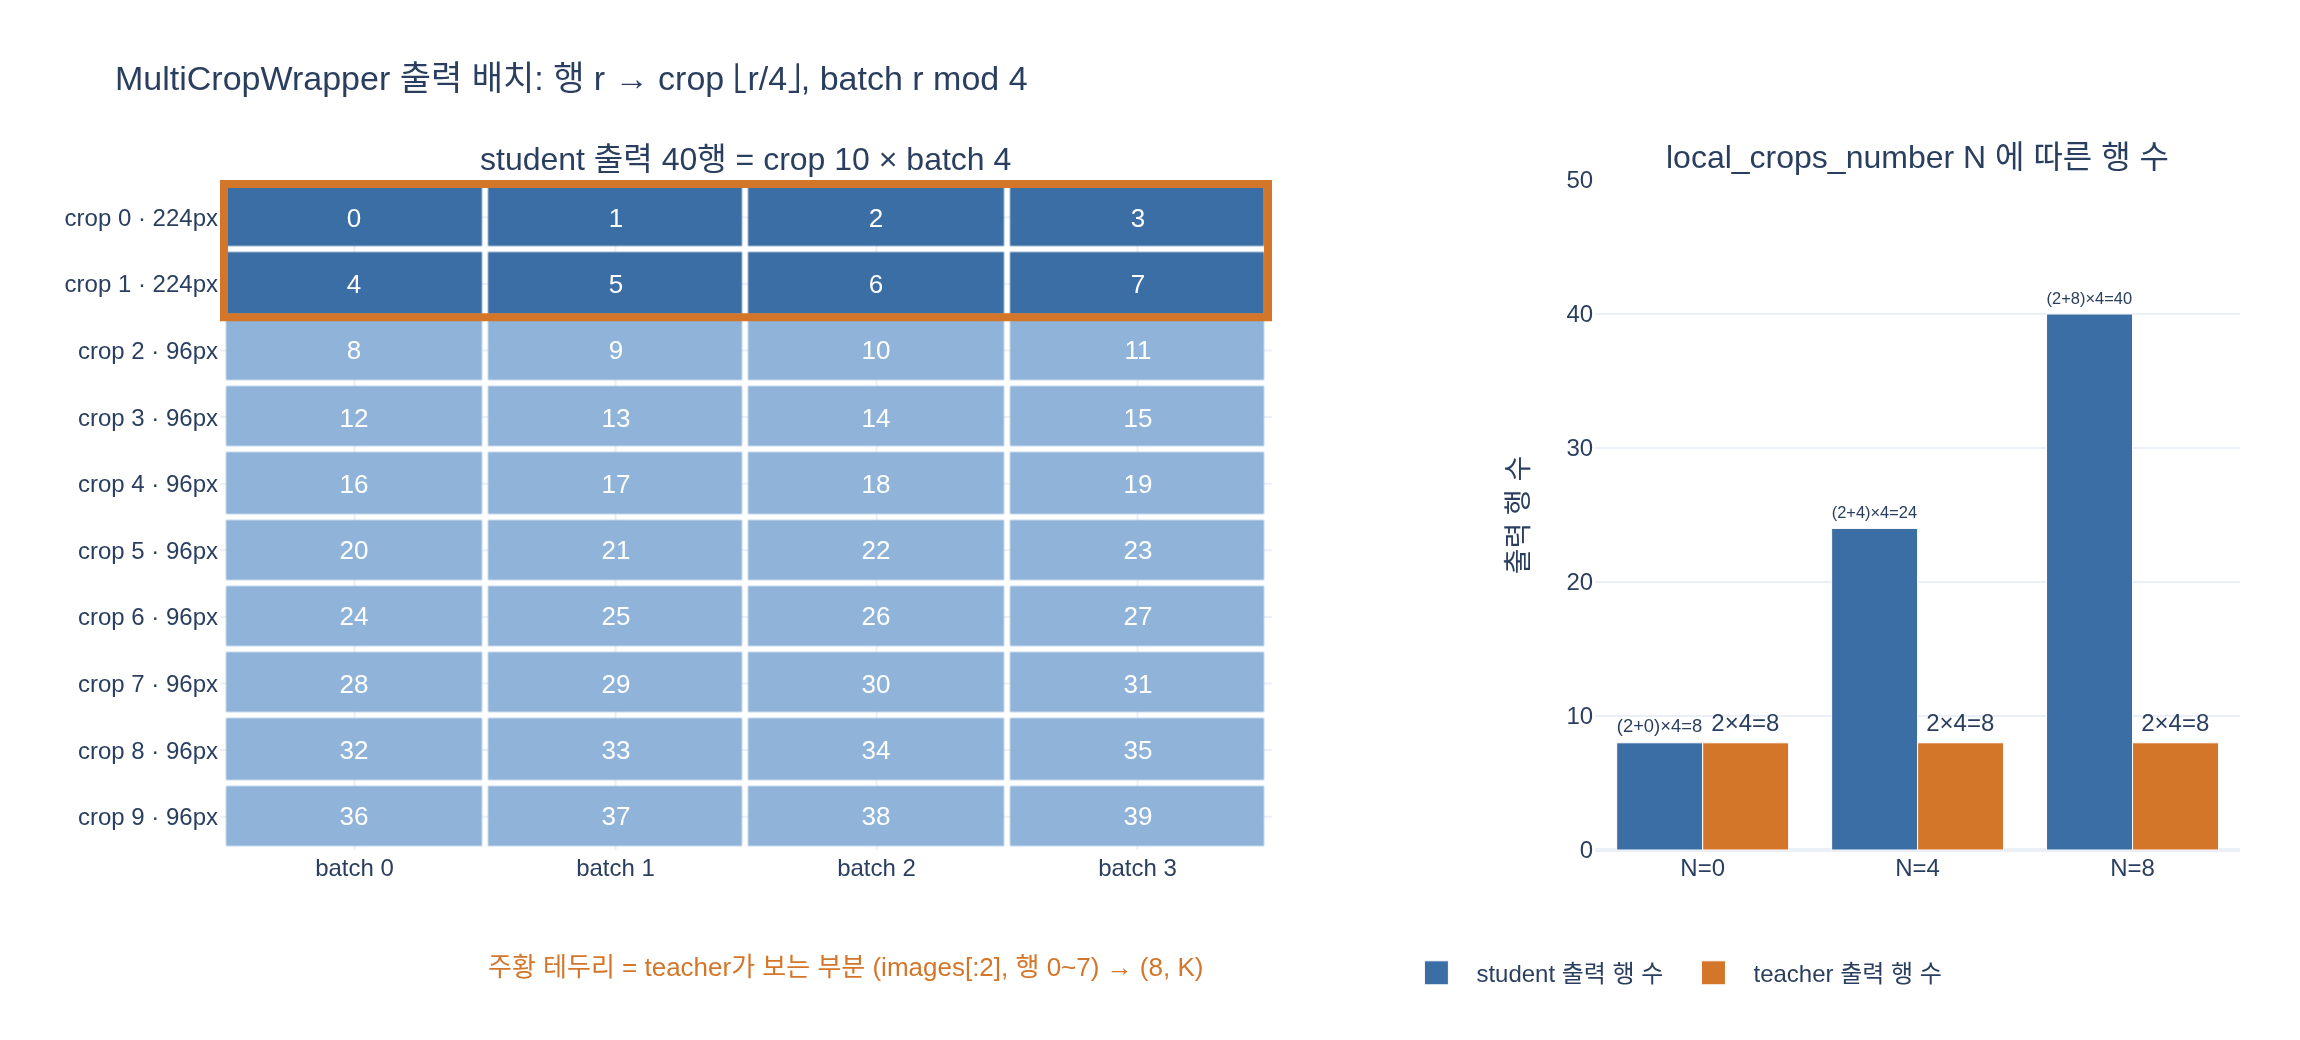

Here is the Python script that generated this plot:
# %% [markdown]
# # batch=4, global 2 + local 8 → student 출력은 왜 $(40, K)$ 인가
#
# DINO의 `MultiCropWrapper` 는 crop 리스트를 받아 **한 개의 텐서**를 돌려준다.
#
# $$
# \text{student}\big([\,x^{(0)},\dots,x^{(9)}\,]\big)\ \in\ \mathbb{R}^{(2+N)B \times K},
# \qquad B=4,\ N=8,\ (2+8)\times 4 = 40
# $$
#
# teacher는 `images[:2]` (global crop 2개)만 통과시키므로
#
# $$
# \text{teacher}\big([\,x^{(0)},x^{(1)}\,]\big)\ \in\ \mathbb{R}^{2B \times K} = \mathbb{R}^{8 \times K}
# $$
#
# 이 노트북은 실제 `MultiCropWrapper(vit_tiny(), DINOHead(192, 64))` 를 돌려
# $(40,64)$ / $(8,64)$ 를 실측하고, 그 **40행이 어떤 (crop, 배치) 순서로 쌓이는지**까지 확인한다.

# %%
# 필요 패키지: torch(2.4), plotly(6.9), kaleido, numpy
# facebookresearch/dino 체크아웃 경로가 필요하다 (utils.py, vision_transformer.py).
import os
import sys

import torch
import torch.nn as nn

DINO_ROOT = "/home/sungwoo/projects/swcho/dino"
sys.path.insert(0, DINO_ROOT)

import utils                      # noqa: E402  MultiCropWrapper
import vision_transformer as vits  # noqa: E402  vit_tiny, DINOHead

HERE = os.path.dirname(os.path.abspath(__file__)) if "__file__" in globals() else os.getcwd()
torch.manual_seed(0)


def _show(fig):
    try:
        from IPython import get_ipython
        if get_ipython() is not None:  # VSCode 셀/Jupyter에서만 렌더링
            fig.show()
    except ImportError:
        pass


print("torch", torch.__version__)
# 출력: torch 2.4.0+cu121

# %% [markdown]
# ## 1. 입력: crop 리스트는 텐서 1개가 아니라 **리스트**다
#
# `DataAugmentationDINO` 는 이미지 1장당 crop $2+N$ 개를 만들고, DataLoader가 이를 배치로 묶는다.
# 그래서 모델이 받는 것은 길이 $2+N$ 인 리스트이고, **각 원소가 배치 텐서**다.
#
# $$
# x^{(v)} \in \mathbb{R}^{B \times 3 \times H_v \times W_v},\qquad
# H_v = 224\ (v<2),\quad H_v = 96\ (v\ge 2)
# $$

# %%
B = 4                  # batch_size_per_gpu
N_LOCAL = 8            # local_crops_number
K = 64                 # out_dim (원래 DINO 기본값은 65536)

images = [torch.randn(B, 3, 224, 224) for _ in range(2)] \
       + [torch.randn(B, 3, 96, 96) for _ in range(N_LOCAL)]

print("len(images)      :", len(images))
print("해상도 리스트     :", [im.shape[-1] for im in images])
print("각 원소 shape    :", [tuple(im.shape) for im in images[:3]], "...")
print("총 이미지 장수    :", sum(im.shape[0] for im in images))
# 출력: len(images)      : 10
# 출력: 해상도 리스트     : [224, 224, 96, 96, 96, 96, 96, 96, 96, 96]
# 출력: 각 원소 shape    : [(4, 3, 224, 224), (4, 3, 224, 224), (4, 3, 96, 96)] ...
# 출력: 총 이미지 장수    : 40

# %% [markdown]
# ## 2. 실제 `MultiCropWrapper` 로 실측
#
# `vit_tiny` 의 `embed_dim = 192` 이므로 head는 `DINOHead(192, K)`.
# forward pre-hook을 걸어 **backbone이 몇 번 호출되는지**도 같이 본다.

# %%
def build(K=K):
    return utils.MultiCropWrapper(
        vits.vit_tiny(patch_size=16),
        vits.DINOHead(192, K, use_bn=False, norm_last_layer=True),
    )


student = build().eval()
teacher = build().eval()

calls = []
h = student.backbone.register_forward_pre_hook(lambda m, inp: calls.append(tuple(inp[0].shape)))
with torch.no_grad():
    s_out = student(images)          # crop 10개 전부
    t_out = teacher(images[:2])      # global 2개만
h.remove()

print("backbone 호출 횟수 :", len(calls))
for c in calls:
    print("   ", c)
print("student 출력 shape :", tuple(s_out.shape))
print("teacher 출력 shape :", tuple(t_out.shape))
print(f"검산: (2+{N_LOCAL}) x {B} = {(2 + N_LOCAL) * B}")
# 출력: backbone 호출 횟수 : 2
# 출력:     (8, 3, 224, 224)
# 출력:     (32, 3, 96, 96)
# 출력: student 출력 shape : (40, 64)
# 출력: teacher 출력 shape : (8, 64)
# 출력: 검산: (2+8) x 4 = 40

# %% [markdown]
# crop 10개인데 backbone은 **2번**만 돈다. `MultiCropWrapper.forward` 가
#
# ```python
# idx_crops = torch.cumsum(torch.unique_consecutive(
#     torch.tensor([inp.shape[-1] for inp in x]), return_counts=True)[1], 0)
# ```
#
# 로 해상도가 같은 연속 구간을 묶기 때문이다:
# `[224,224,96,...,96]` → counts `[2,8]` → cumsum `[2,10]` → `cat(x[0:2])`, `cat(x[2:10])`.
# 특징을 concat한 뒤 **head는 마지막에 한 번만** 통과한다 (그래서 출력이 40행 한 덩어리).

# %%
# 그룹핑 로직만 떼어내 재현
sizes = torch.tensor([im.shape[-1] for im in images])
vals, counts = torch.unique_consecutive(sizes, return_counts=True)
idx_crops = torch.cumsum(counts, 0)
print("해상도 그룹 :", vals.tolist(), " counts :", counts.tolist())
print("idx_crops   :", idx_crops.tolist())
start = 0
for end in idx_crops.tolist():
    print(f"   cat(x[{start}:{end}]) -> {tuple(torch.cat(images[start:end]).shape)}")
    start = end
# 출력: 해상도 그룹 : [224, 96]  counts : [2, 8]
# 출력: idx_crops   : [2, 10]
# 출력:    cat(x[0:2]) -> (8, 3, 224, 224)
# 출력:    cat(x[2:10]) -> (32, 3, 96, 96)

# %% [markdown]
# ## 3. 40행의 순서: 행 $r$ → crop $\lfloor r/B \rfloor$, 배치 $r \bmod B$
#
# `torch.cat` 은 순서를 보존하므로 **crop-major, batch-minor** 로 쌓인다.
#
# $$
# \text{row}(v, i) = v \cdot B + i,\qquad v \in [0, 2+N),\ i \in [0, B)
# $$
#
# ViT 대신 **입력에 (crop, 배치) 마커를 새기고 그것을 그대로 읽어내는 stub backbone** 을 써서
# 직접 확인한다. 각 crop의 각 배치 원소를 상수 $v \cdot 100 + i$ 로 채운다.

# %%
class MarkerBackbone(nn.Module):
    """입력 픽셀 상수값(= crop*100 + batch)을 그대로 1차원 특징으로 돌려준다."""
    def forward(self, x):                  # x: (n, 3, H, W)
        return x.mean(dim=(1, 2, 3), keepdim=False).unsqueeze(1)  # (n, 1)


marked = []
for v in range(2 + N_LOCAL):
    hw = 224 if v < 2 else 96
    t = torch.stack([torch.full((3, hw, hw), float(v * 100 + i)) for i in range(B)])
    marked.append(t)

probe = utils.MultiCropWrapper(MarkerBackbone(), nn.Identity())
with torch.no_grad():
    tag = probe(marked).squeeze(1)         # (40,)

print("tag[:12] :", tag[:12].long().tolist())
ok = all(int(tag[r].item()) == (r // B) * 100 + (r % B) for r in range(40))
print("행 r -> (crop=r//B, batch=r%B) 규칙 성립 :", ok)
print("행 0,1,2,3 -> crop0의 배치0~3 / 행 4~7 -> crop1 / 행 8~11 -> crop2(local 첫 번째)")
# 출력: tag[:12] : [0, 1, 2, 3, 100, 101, 102, 103, 200, 201, 202, 203]
# 출력: 행 r -> (crop=r//B, batch=r%B) 규칙 성립 : True
# 출력: 행 0,1,2,3 -> crop0의 배치0~3 / 행 4~7 -> crop1 / 행 8~11 -> crop2(local 첫 번째)

# %% [markdown]
# ## 4. `DINOLoss` 가 이 40행을 다시 view로 쪼개는 방법
#
# ```python
# student_out = (student_output / self.student_temp).chunk(self.ncrops)   # 10조각
# teacher_out = F.softmax((teacher_output - self.center) / temp, dim=-1).detach().chunk(2)
# ```
#
# `chunk(ncrops)` 는 40행을 균등 10등분 → 각 조각이 $(B, K) = (4, 64)$, 즉 **crop 하나의 배치**다.
# teacher는 `chunk(2)` → $(4,64)$ 두 조각. 손실 항 개수는 $|\mathcal{N}| = 2(2+N) - 2 = 18$.

# %%
s_chunks = s_out.chunk(2 + N_LOCAL)
t_chunks = t_out.chunk(2)
print("student chunk 개수 :", len(s_chunks), " 각 shape :", tuple(s_chunks[0].shape))
print("teacher chunk 개수 :", len(t_chunks), " 각 shape :", tuple(t_chunks[0].shape))

# marker 텐서로 "조각 v = crop v" 임을 확인
tag_chunks = tag.chunk(2 + N_LOCAL)
print("chunk별 첫 원소    :", [int(c[0].item()) for c in tag_chunks])

n_terms = sum(1 for iq in range(2) for v in range(2 + N_LOCAL) if v != iq)
print(f"손실 항 개수 |N|   : {n_terms}  (= 2(2+{N_LOCAL}) - 2)")
# 출력: student chunk 개수 : 10  각 shape : (4, 64)
# 출력: teacher chunk 개수 : 2  각 shape : (4, 64)
# 출력: chunk별 첫 원소    : [0, 100, 200, 300, 400, 500, 600, 700, 800, 900]
# 출력: 손실 항 개수 |N|   : 18

# %% [markdown]
# ## 5. `local_crops_number` 를 바꾸면 행 수가 어떻게 변하나
#
# $$
# \text{rows}_{\text{student}} = (2+N)\,B,\qquad
# \text{rows}_{\text{teacher}} = 2B \ \ (\text{$N$ 과 무관})
# $$

# %%
rows = []
for n_local in (0, 4, 8):
    imgs = [torch.randn(B, 3, 224, 224) for _ in range(2)] \
         + [torch.randn(B, 3, 96, 96) for _ in range(n_local)]
    with torch.no_grad():
        so = student(imgs)
        to = teacher(imgs[:2])
    rows.append((n_local, tuple(so.shape), tuple(to.shape), 2 * (2 + n_local) - 2))

print(f"{'N(local)':>8} | {'student':>12} | {'teacher':>10} | {'|N| 항수':>8}")
print("-" * 50)
for n_local, ss, ts, nt in rows:
    print(f"{n_local:>8} | {str(ss):>12} | {str(ts):>10} | {nt:>8}")
# 출력: N(local) |      student |    teacher |   |N| 항수
# 출력: --------------------------------------------------
# 출력:        0 |      (8, 64) |    (8, 64) |        2
# 출력:        4 |     (24, 64) |    (8, 64) |       10
# 출력:        8 |     (40, 64) |    (8, 64) |       18

# %% [markdown]
# $N=0$ 이면 student와 teacher가 똑같이 $(8,64)$ — multi-crop이 꺼진 상태이고
# local-to-global 항이 사라져 $|\mathcal{N}| = 2$ (global 교차쌍 2개)만 남는다.

# %% [markdown]
# ## 6. 시각화: 40행 = crop(10) × batch(4) 격자
#
# 각 칸의 숫자가 student 출력의 행 인덱스 $r$ 다. 위 2줄(global)만 teacher가 본다.

# %%
import plotly.graph_objects as go
from plotly.subplots import make_subplots

NCROPS = 2 + N_LOCAL
C_GLOBAL, C_LOCAL, C_TEACH = "#3b6ea5", "#8fb3d9", "#d4762a"

z = [[0 if v < 2 else 1 for _ in range(B)] for v in range(NCROPS)]
text = [[str(v * B + i) for i in range(B)] for v in range(NCROPS)]
ylab = [f"crop {v} · {224 if v < 2 else 96}px" for v in range(NCROPS)]

fig = make_subplots(
    rows=1, cols=2, column_widths=[0.62, 0.38], horizontal_spacing=0.16,
    subplot_titles=("student 출력 40행 = crop 10 × batch 4",
                    "local_crops_number N 에 따른 행 수"),
)

fig.add_trace(go.Heatmap(
    z=z, text=text, texttemplate="%{text}", textfont={"size": 13, "color": "white"},
    x=[f"batch {i}" for i in range(B)], y=ylab,
    colorscale=[[0, C_GLOBAL], [1, C_LOCAL]], showscale=False,
    xgap=3, ygap=3, hovertemplate="%{y} / %{x}<br>row r=%{text}<extra></extra>",
), row=1, col=1)

# teacher가 보는 영역(global 2 crop = 행 0~7) 강조
fig.add_shape(type="rect", x0=-0.5, x1=B - 0.5, y0=-0.5, y1=1.5,
              line={"color": C_TEACH, "width": 4}, row=1, col=1)
fig.add_annotation(x=0.31, y=-0.145, xref="paper", yref="paper",
                   text="주황 테두리 = teacher가 보는 부분 (images[:2], 행 0~7) → (8, K)",
                   showarrow=False, xanchor="center", yanchor="top",
                   font={"color": C_TEACH, "size": 13})

ns = [0, 4, 8]
fig.add_trace(go.Bar(
    x=[f"N={n}" for n in ns], y=[(2 + n) * B for n in ns],
    text=[f"(2+{n})×{B}={(2 + n) * B}" for n in ns], textposition="outside",
    marker_color=C_GLOBAL, name="student 출력 행 수", showlegend=True,
), row=1, col=2)
fig.add_trace(go.Bar(
    x=[f"N={n}" for n in ns], y=[2 * B] * 3,
    text=[f"2×{B}={2 * B}"] * 3, textposition="outside",
    marker_color=C_TEACH, name="teacher 출력 행 수", showlegend=True,
), row=1, col=2)

fig.update_yaxes(autorange="reversed", row=1, col=1)
fig.update_yaxes(title_text="출력 행 수", range=[0, 50], row=1, col=2)
fig.update_layout(
    title="MultiCropWrapper 출력 배치: 행 r → crop ⌊r/4⌋, batch r mod 4",
    template="plotly_white", width=1150, height=520, barmode="group",
    legend={"orientation": "h", "x": 0.72, "y": -0.14, "xanchor": "center"},
    margin={"l": 110, "r": 30, "t": 90, "b": 95},
)

_show(fig)
png = os.path.join(HERE, "expy.png")
fig.write_image(png, scale=2)
print("saved:", png)
# 출력: saved: .../e71efdab-8480-4f05-bea4-499128149376/expy.png

# %% [markdown]
# ## 정리
#
# * student: 리스트 전체 $(2+N)$ crop × $B$ 배치 → $(2+N)B \times K$. 여기서는 $(40, 64)$.
# * teacher: `images[:2]` 만 → $2B \times K = (8, 64)$. $N$ 을 바꿔도 불변.
# * 행 배열은 crop-major: 행 $r$ ↔ (crop $\lfloor r/B\rfloor$, batch $r \bmod B$).
#   그래서 `chunk(ncrops)` / `chunk(2)` 가 정확히 crop 단위 $(B,K)$ 조각을 준다.
# * backbone 호출은 crop 수(10)가 아니라 **해상도 종류 수(2)** 만큼, head는 1번.
